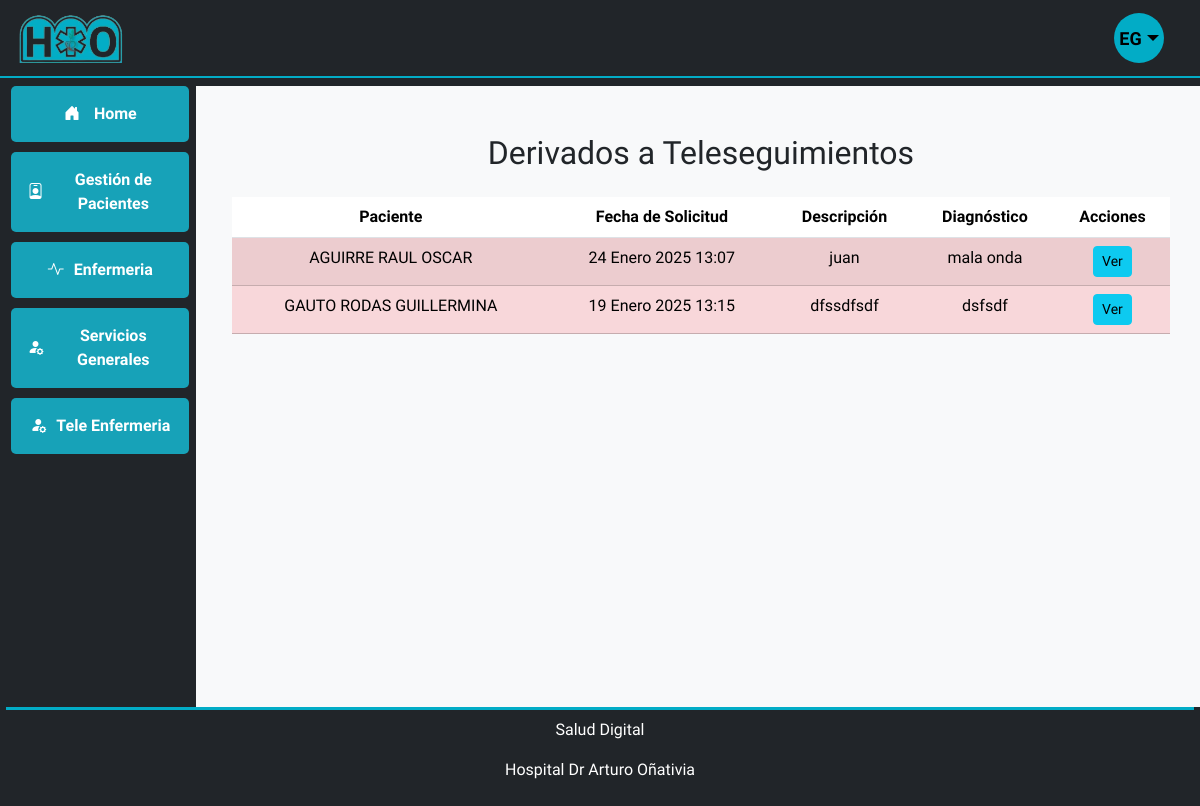
The page /derivados/ (signed in) on the database as committed earlier.
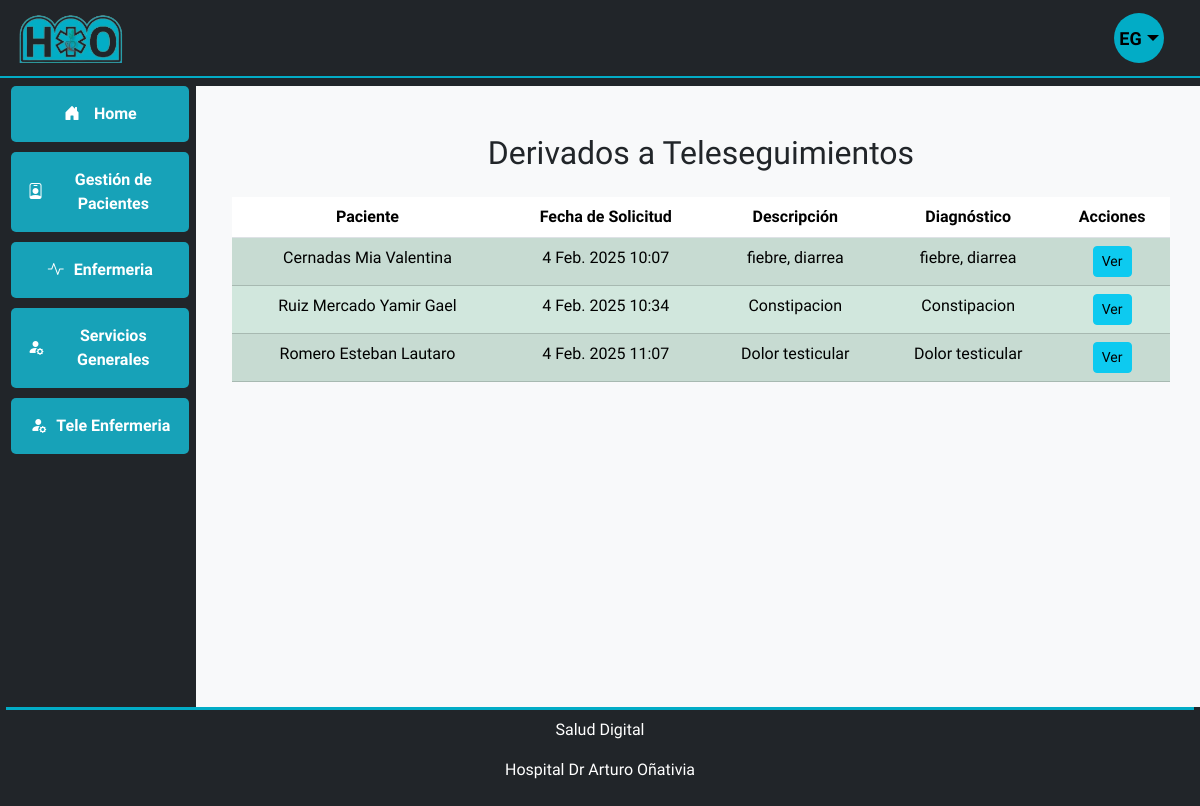
The same page on the database as committed later.
### teleenfermeria/models.py (models this page shows, shortened)
class Teleseguimiento(models.Model):
    id = models.AutoField(primary_key=True)
    paciente = models.ForeignKey(Paciente, on_delete=models.CASCADE)
    fecha_solicitud = models.DateTimeField(default=timezone.now)
    descripcion = models.TextField(max_length=1000, blank=True, null=True)
    condicion = models.CharField(
        max_length=100,
        choices=[
            (" Alta Medica", " Alta Medica"),
            ("Internado", "Internado"),
            ("Otro", "Otro"),
        ],
        default="Alta Medica",
    )
    consentimiento_seguimiento = models.CharField(
        max_length=100,
        choices=[
            ("aceptado", "Aceptado"),
            ("Rechazado", "Rechazado"),
            ("En espera", "En espera"),
            ("pasivo", "Pasivo"),
        ],
        default="en_espera",
    )
    estado = models.CharField(
        max_length=20,
        choices=[
            ("Derivado", "Derivado"),
            ("en_proceso", "En Proceso"),
            ("realizado", "Realizado"),
            ("no_realizado", "No Realizado"),
        ],
        default="Derivado",
    )
    diagnostico = models.TextField(max_length=1000, blank=True, null=True)
    medicaciones = models.ManyToManyField(Medicacion, blank=True)
    vacunas = models.CharField(
        max_length=28,
        choices=[
            ("completo", "Completo"),
            ("en_proceso", "En Proceso"),
            ("incompleto", "Incompleto"),
        ],
        default="En proceso",
    )

### pacientes/models.py (models this page shows, shortened)
class Paciente(models.Model):
    nombre_completo = models.CharField(max_length=255, null=True, blank=True)
    dni = models.CharField(max_length=15, unique=True)
    fecha_nacimiento = models.DateField()
    domicilio = models.CharField(max_length=255, null=True, blank=True)
    localidad = models.CharField(max_length=100, null=True, blank=True)
    telefono = models.CharField(max_length=20)
    telefono2 = models.CharField(max_length=20, null=True, blank=True, default="-")
    obra_social = models.CharField(max_length=100, null=True, blank=True, default="sin Datos")
    fecha_ingreso = models.DateField(default=timezone.now)
    diagnostico = models.CharField(max_length=255, null=True, blank=True)
    causa_externa = models.CharField(max_length=255, null=True, blank=True)  # Solo para pediatría/guardia
    arm = models.BooleanField(default=False)  # Si necesita asistencia respiratoria
    tipo_egreso = models.CharField(max_length=50, null=True, blank=True)  # Alta, Derivado, etc.
    fecha_egreso = models.DateField(null=True, blank=True)
    nombre_tutor = models.CharField(max_length=255, null=True, blank=True)
    dni_tutor = models.CharField(max_length=15, null=True, blank=True)
    historia_clinica = models.CharField(max_length=50, null=True, blank=True)
    pases = models.CharField(max_length=255, null=True, blank=True)  # Detalle de los pases
    fecha_pase = models.DateField(null=True, blank=True)

### teleenfermeria/views.py (the view)
# urls.py: path("derivados/", views.derivadosteleseguimiento, name="derivados"),
@login_required
@group_required("Teleenfermeria","Administrativo")
def derivadosteleseguimiento(request):
    teleseguimientos = Teleseguimiento.objects.filter(estado="Derivado")
    for teleseguimiento in teleseguimientos:
        teleseguimiento.tiempo_espera = now() - teleseguimiento.fecha_solicitud
    return render(
        request,
        "teleenfermeria/derivados_teleseguimiento.html",
        {"teleseguimientos": teleseguimientos},
    )

### teleenfermeria/views.py (called while the page is built)
def group_required(*group_names):
    def in_groups(user):
        if user.is_authenticated:
            if bool(user.groups.filter(name__in=group_names)) | user.is_superuser:
                return True
        return False
    return user_passes_test(in_groups, login_url='/no_permisos/')

### teleenfermeria/templates/teleenfermeria/derivados_teleseguimiento.html (shortened to what this page needs)
{% extends "base.html" %}
{% block main_content %}
<div class="container mt-4">
  <h2 class="mb-4">Derivados a Teleseguimientos</h2>
  <div class="table-responsive">
    <table class="table table-striped">
      <thead>
        <tr>
          <th>Paciente</th>
          <th>Fecha de Solicitud</th>
          <th>Descripción</th>
          <th>Diagnóstico</th>
          <th>Acciones</th>
        </tr>
      </thead>
      <tbody>
        {% for teleseguimiento in teleseguimientos %}
        <tr
            class="{% if teleseguimiento.tiempo_espera and teleseguimiento.tiempo_espera.days >= 7 %}table-danger{% elif teleseguimiento.tiempo_espera and teleseguimiento.tiempo_espera.days >= 3 %}table-warning{% else %}table-success{% endif %}"
        >
          <td>{{ teleseguimiento.paciente.nombre_completo }}</td>
          <td>{{ teleseguimiento.fecha_solicitud|default_if_none:"Sin Datos" }}</td>
          <td>{{ teleseguimiento.diagnostico }}</td>
          <td>{{ teleseguimiento.descripcion }}</td>
          <td>
            <a
              href="{% url 'teleenfermeria:detalleteleseguimiento' teleseguimiento.id %}"
              class="btn btn-info btn-sm"
              >Ver</a
            >
          </td>
        </tr>
        {% endfor %}
      </tbody>
    </table>
  </div>
</div>
{% endblock %}

Rows that differ between the two databases and show on the page:
removed Teleseguimiento: paciente.nombre_completo "AGUIRRE RAUL OSCAR", fecha_solicitud "24 Enero 2025 13:07", diagnostico "juan", descripcion "mala onda"
removed Teleseguimiento: paciente.nombre_completo "GAUTO RODAS GUILLERMINA", fecha_solicitud "19 Enero 2025 13:15", diagnostico "dfssdfsdf", descripcion "dsfsdf"
added Teleseguimiento: paciente.nombre_completo "Cernadas Mia Valentina", fecha_solicitud "4 Feb. 2025 10:07", diagnostico "fiebre, diarrea", descripcion "fiebre, diarrea"
added Teleseguimiento: paciente.nombre_completo "Ruiz Mercado Yamir Gael", fecha_solicitud "4 Feb. 2025 10:34", diagnostico "Constipacion", descripcion "Constipacion"
added Teleseguimiento: paciente.nombre_completo "Romero Esteban Lautaro", fecha_solicitud "4 Feb. 2025 11:07", diagnostico "Dolor testicular", descripcion "Dolor testicular"
